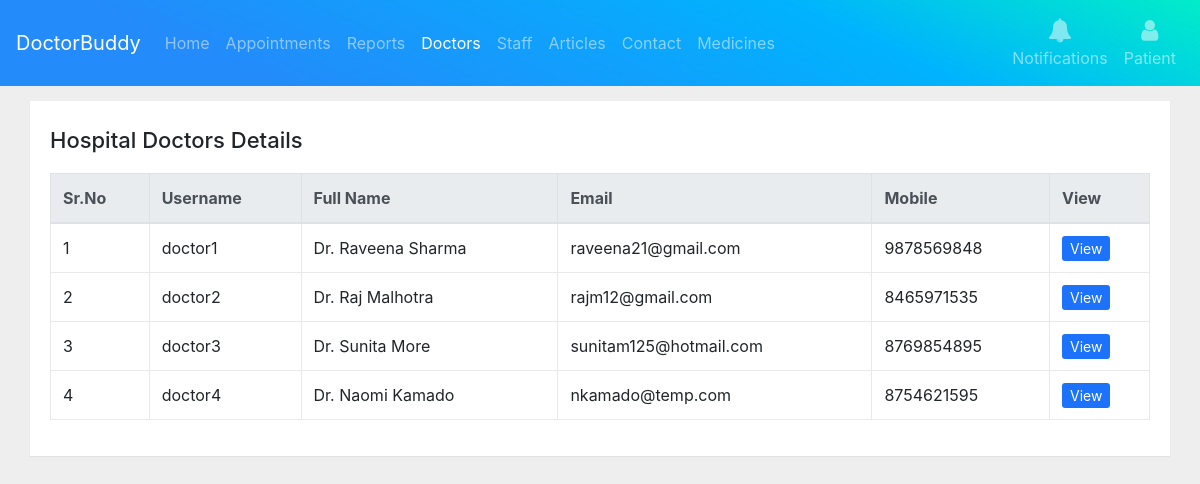
The app's page /hospital-doctors/ (signed in) with its own data.
### mainapp/models.py (models this page shows, shortened)
class User(AbstractUser):
    user_mobile = models.IntegerField(null=True)
    user_address = models.TextField(verbose_name='Address', blank=True, null=True)
    user_image = models.ImageField(blank=True, null=True, upload_to='profileimages/', )
    is_hospital_staff = models.BooleanField(verbose_name="Hospital Staff", default=False, )
    is_patient = models.BooleanField(verbose_name="Patient", default=False, )
    is_doctor = models.BooleanField(verbose_name="Doctor", default=False, )
    objects = UserManager()
    class Meta:
        verbose_name_plural = '1. Users'

### mainapp/views.py (the view)
# urls.py: path('hospital-doctors/', views.hospital_doctors, name='hospital-doctors'),
def hospital_doctors(request):
    objnotify = allnotification(request)
    users_doctor = User.objects.filter(is_doctor=True)
    context = {'users_doctor': users_doctor, 'objnotify': objnotify}
    return render(request, 'doctor/hospital_doctors.html', context)

### templates/doctor/hospital_doctors.html (shortened to what this page needs)
{% extends "base.html" %}
{%block maincontent%}
<div class="container-fluid">
    <div class="main-body">
        <div class="table-wrapper">
            <div class="table-title">
                <div class="row">
                    <div class="col-sm-8">
                        <h2>Hospital Doctors Details</h2>
                    </div>
                    <div class="col-sm-4">
                    </div>
                </div>
            </div>
            <div style="overflow: scroll;">
                <table class="table table-bordered">
                    <thead class="thead-light">
                    <tr>
                        <th>Sr.No</th>
                        <th>Username</th>
                        <th>Full Name</th>
                        <th>Email</th>
                        <th>Mobile</th>
                        <th>View</th>
                    </tr>
                    </thead>
                    <tbody>
                        {%for user_doctor in users_doctor %}
                        <tr>
                            <td>{{forloop.counter}}</td>
                            <td>{{user_doctor.username}}</td>
                            <td>Dr. {{user_doctor.first_name}} {{user_doctor.last_name}}</td>
                            <td>{{user_doctor.email}}</td>
                            <td>{{user_doctor.user_mobile}}</td>
                            <td><a class="btn-sm btn-clr" href="{%url 'user_profile' user_doctor.id %}">View</a></td>
                        </tr>
                        {%endfor%}
                    </tbody>
                </table>
            </div>
        </div>
    </div>
</div>
{%endblock%}

### templates/base.html (style rules this page uses)
.btn-clr { text-decoration: none; background-color: #1d72fc; color: white; }

### templates/doctor/hospital_doctors.html (style rules this page uses)
body { background: #eee; }
.main-body { padding: 15px; }
.table-wrapper { width: 100%; margin: auto; background: #fff; padding: 20px; box-shadow: 0 1px 1px rgba(0, 0, 0, .05); }
.table-title { padding-bottom: 10px; margin: 0 0 10px; }
.table-title h2 { margin: 6px 0 0; font-size: 22px; }
table.table tr th, table.table tr td { border-color: #e9e9e9; }
table.table th:last-child { width: 100px; }
.btn-clr { text-decoration: none; background-color: #1d72fc; color: white; }

### records on screen
User: username "doctor1", first_name "Raveena", last_name "Sharma", email "raveena21@gmail.com", user_mobile "9878569848"
User: username "doctor2", first_name "Raj", last_name "Malhotra", email "rajm12@gmail.com", user_mobile "8465971535"
User: username "doctor3", first_name "Sunita", last_name "More", email "sunitam125@hotmail.com", user_mobile "8769854895"
User: username "doctor4", first_name "Naomi", last_name "Kamado", email "nkamado@temp.com", user_mobile "8754621595"
